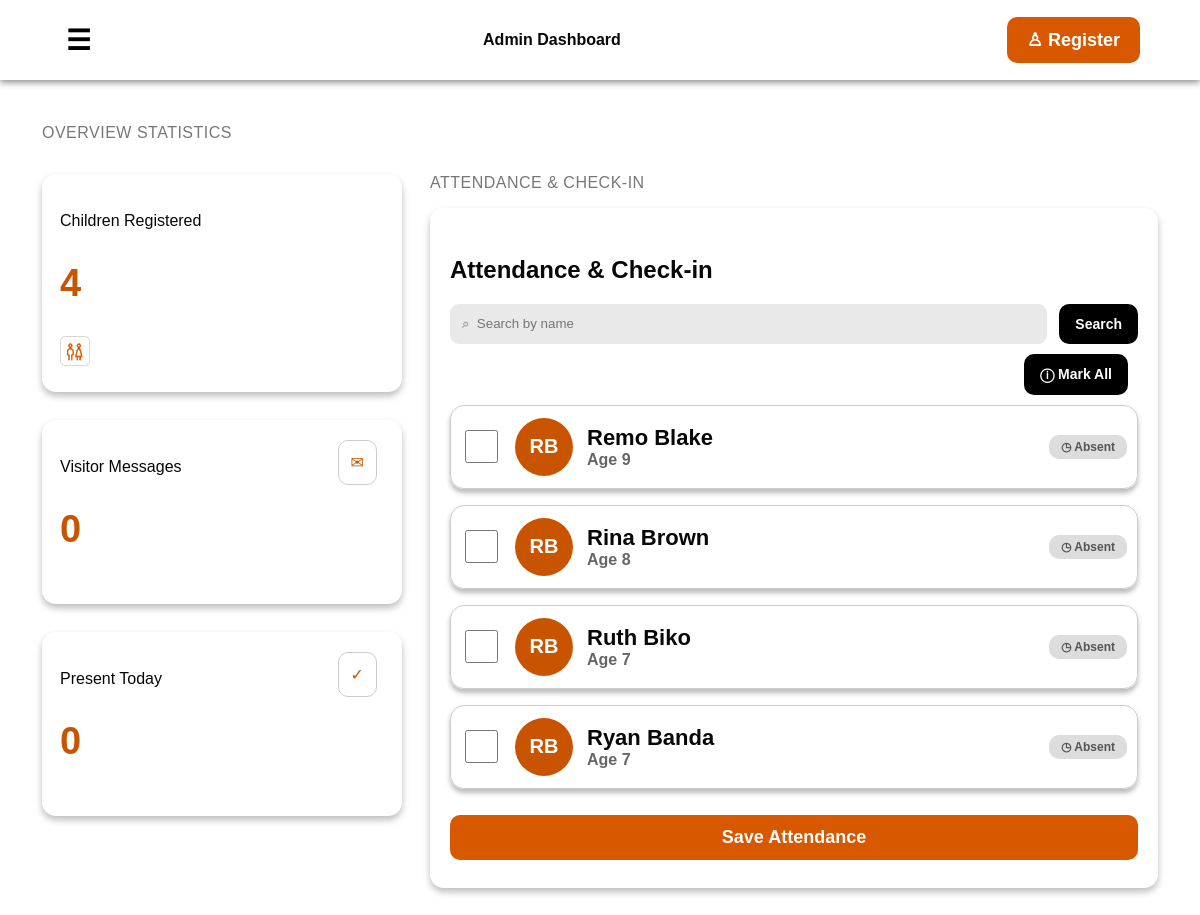
Screenshot of /pages/dashboard.php (signed in) with the database file from the repository.
### tables this page shows
CREATE TABLE orphans (
    orphan_id VARCHAR(10) PRIMARY KEY,
    full_name VARCHAR(100) NOT NULL,
    gender ENUM('Male','Female') NOT NULL,
    date_of_birth DATE NOT NULL,
    date_of_enrollment DATE NOT NULL,
    has_disability ENUM('Yes','No') NOT NULL,
    photo_path VARCHAR(255),
    birth_cert_path VARCHAR(255),
    admin_id INT NOT NULL,
    created_at TIMESTAMP DEFAULT CURRENT_TIMESTAMP,
    CONSTRAINT fk_orphan_admin FOREIGN KEY (admin_id) REFERENCES admins(admin_id)
);

### pages/dashboard.php (the view, shortened to what this page needs)
<?php
include '../includes/auth.php'; requireAdmin(); include '../includes/db.php';
$search = $_GET['search'] ?? '';
$total = $pdo->query('SELECT COUNT(*) FROM orphans')->fetchColumn();
$totalMessages = $pdo->query('SELECT COUNT(*) FROM contacts')->fetchColumn();
$todayPresent = $pdo->query("SELECT COUNT(*) FROM attendance WHERE attendance_date = CURDATE() AND status = 'Present'")->fetchColumn();
$stmt = $pdo->prepare("SELECT o.*, COALESCE(a.status, 'Absent') AS status FROM orphans o LEFT JOIN attendance a ON o.orphan_id = a.orphan_id AND a.attendance_date = CURDATE() WHERE o.full_name LIKE ? ORDER BY o.full_name");
$stmt->execute(['%' . $search . '%']);
$orphans = $stmt->fetchAll(PDO::FETCH_ASSOC);
include '../includes/header.php';
?>
<header class="topbar admin-topbar"><button class="icon-btn" onclick="openAdminMenu()">☰</button><strong>Admin Dashboard</strong><div><a class="orange-btn" href="register_orphan.php">♙ Register</a></div></header>
<main class="page dashboard-page">
    <p class="section-label">OVERVIEW STATISTICS</p>
    <div class="dashboard-grid">
        <div>
            <div class="horizontal-scroll stats-scroll">
                <div class="stat-card"><p>Children Registered</p><h2><?= $total ?></h2><img src="../assets/images/children_registered_icon.png" width="30" height="30"></div>
                <a class="stat-card" href="messages.php"><p>Visitor Messages</p><h2><?= $totalMessages ?></h2><span>✉</span></a>
                <div class="stat-card"><p>Present Today</p><h2><?= $todayPresent ?></h2><span>✓</span></div>
            </div>
        </div>
        <div>
    <p class="section-label">ATTENDANCE & CHECK-IN</p>
    <section class="attendance-box">
        <h2>Attendance & Check-in</h2>
        <form method="get" class="search-row"><input name="search" value="<?= htmlspecialchars($search) ?>" placeholder="⌕  Search by name"><button class="black-small">Search</button></form>
        <form method="post">
            <button type="button" class="black-small mark-all" onclick="markAllPresent()">ⓘ Mark All</button>
            <?php foreach ($orphans as $o):
                $age = date_diff(date_create($o['date_of_birth']), date_create('today'))->y;
                $initials = strtoupper(substr($o['full_name'],0,1) . substr(strrchr($o['full_name'],' ') ?: $o['full_name'],1,1));
            ?>
            <div class="child-row">
                <input class="present-check" type="checkbox" name="attendance[<?= $o['orphan_id'] ?>]" value="Present" <?= $o['status']=='Present'?'checked':'' ?>>
                <span class="avatar"><?= $initials ?></span>
                <div><h3><?= htmlspecialchars($o['full_name']) ?></h3><b>Age <?= $age ?></b></div>
                <span class="status-pill">◷ <?= $o['status'] ?></span>
            </div>
            <?php endforeach; ?>
            <button class="orange-btn save-attendance">Save Attendance</button>
        </form>
    </section>
        </div>
    </div>
</main>
<?php include '../includes/footer.php'; ?>

### includes/header.php (shortened to what this page needs)
<!DOCTYPE html>
<html lang="en">
<head>
    <link rel="stylesheet" href="../assets/css/style.css">
</head>
<body>

### includes/footer.php
</body>
</html>

### assets/css/style.css (style rules this page uses)
* { box-sizing:border-box }
body { margin:0;font-family:Arial,Helvetica,sans-serif;color:#070707;background:#fff }
a { text-decoration:none;color:inherit }
img { max-width:100% }
.page { width:min(1180px,100%);margin:0 auto;padding:28px 18px 52px }
.topbar { height:80px;display:flex;align-items:center;justify-content:space-between;padding:0 clamp(18px,5vw,70px);box-shadow:0 3px 6px #999;background:#fff;position:sticky;top:0;z-index:5 }
.icon-btn { font-size:28px;background:none;border:0;font-weight:bold;cursor:pointer }
.card,.info-card,.contact-card,.signin-card,.register-card,.attendance-box,.stat-card,.message-card,.message-detail-card { border-radius:14px;box-shadow:0 4px 7px #bdbdbd;background:#fff }
.horizontal-scroll { display:flex;gap:28px;overflow-x:auto;padding:16px 0 12px;scroll-snap-type:x mandatory }
.horizontal-scroll>* { flex:0 0 255px;scroll-snap-align:start }
.black-btn,.orange-btn,.black-small,.black-cancel { border:0;border-radius:10px;color:#fff;font-weight:bold;text-align:center;display:inline-block;cursor:pointer }
.orange-btn { background:#d85800;padding:12px 20px;font-size:18px }
.black-small { background:#000;padding:12px 16px;font-size:14px }
.admin-profile span,.avatar { width:58px;height:58px;border-radius:50%;background:#c95400;color:#fff;display:inline-flex;align-items:center;justify-content:center;font-weight:bold;font-size:20px }
.section-label { color:#777;letter-spacing:.5px }
.stats-scroll>* { flex-basis:355px }
.stat-card { position:relative;padding:22px 18px;min-height:170px }
.stat-card h2 { font-size:38px;color:#c95400 }
.stat-card span { position:absolute;right:25px;top:20px;border:1px solid #ccc;border-radius:10px;padding:12px;color:#c95400 }
.dashboard-grid { display:grid;grid-template-columns:minmax(0,1fr);gap:28px }
.attendance-box { padding:28px 20px }
.search-row { display:flex;gap:12px }
.search-row input { flex:1;border:0;border-radius:9px;background:#e9e9e9;padding:12px }
.mark-all { float:right;margin:10px }
.child-row { clear:both;display:flex;align-items:center;gap:14px;border:1px solid #ccc;border-radius:14px;padding:12px 10px;margin:16px 0;box-shadow:0 4px 5px #bbb }
.child-row input[type=checkbox] { width:33px;height:33px }
.child-row h3 { margin:0;font-size:22px }
.child-row b { color:#666 }
.status-pill { margin-left:auto;background:#ddd;border-radius:10px;padding:5px 12px;color:#555;font-weight:bold;font-size:12px }
.save-attendance { width:100%;margin-top:10px }
.admin-topbar strong { font-size:16px }
@media (min-width:700px) { .horizontal-scroll { overflow-x:visible;flex-wrap:wrap } }
@media (min-width:700px) { .horizontal-scroll>* { flex:1 1 230px } }
@media (min-width:700px) { .dashboard-page { width:min(1180px,100%) } }
@media (min-width:700px) { .stats-scroll { display:grid;grid-template-columns:repeat(2,minmax(260px,1fr));overflow:visible } }
@media (min-width:700px) { .attendance-box { max-width:900px } }
@media (min-width:1000px) { .dashboard-grid { grid-template-columns:360px minmax(0,1fr);align-items:start } }
@media (min-width:1000px) { .stats-scroll { grid-template-columns:1fr } }
@media (min-width:1000px) { .attendance-box { max-width:none } }
@media (min-width:1000px) { .page { padding-left:32px;padding-right:32px } }

### rows the page displays
orphans: full_name "RB", full_name "Remo Blake", date_of_birth "9", status "Absent"
orphans: full_name "RB", full_name "Rina Brown", date_of_birth "8", status "Absent"
orphans: full_name "RB", full_name "Ruth Biko", date_of_birth "7", status "Absent"
orphans: full_name "RB", full_name "Ryan Banda", date_of_birth "7", status "Absent"

### other values shown
$total "4"
$totalMessages "0"
$todayPresent "0"
